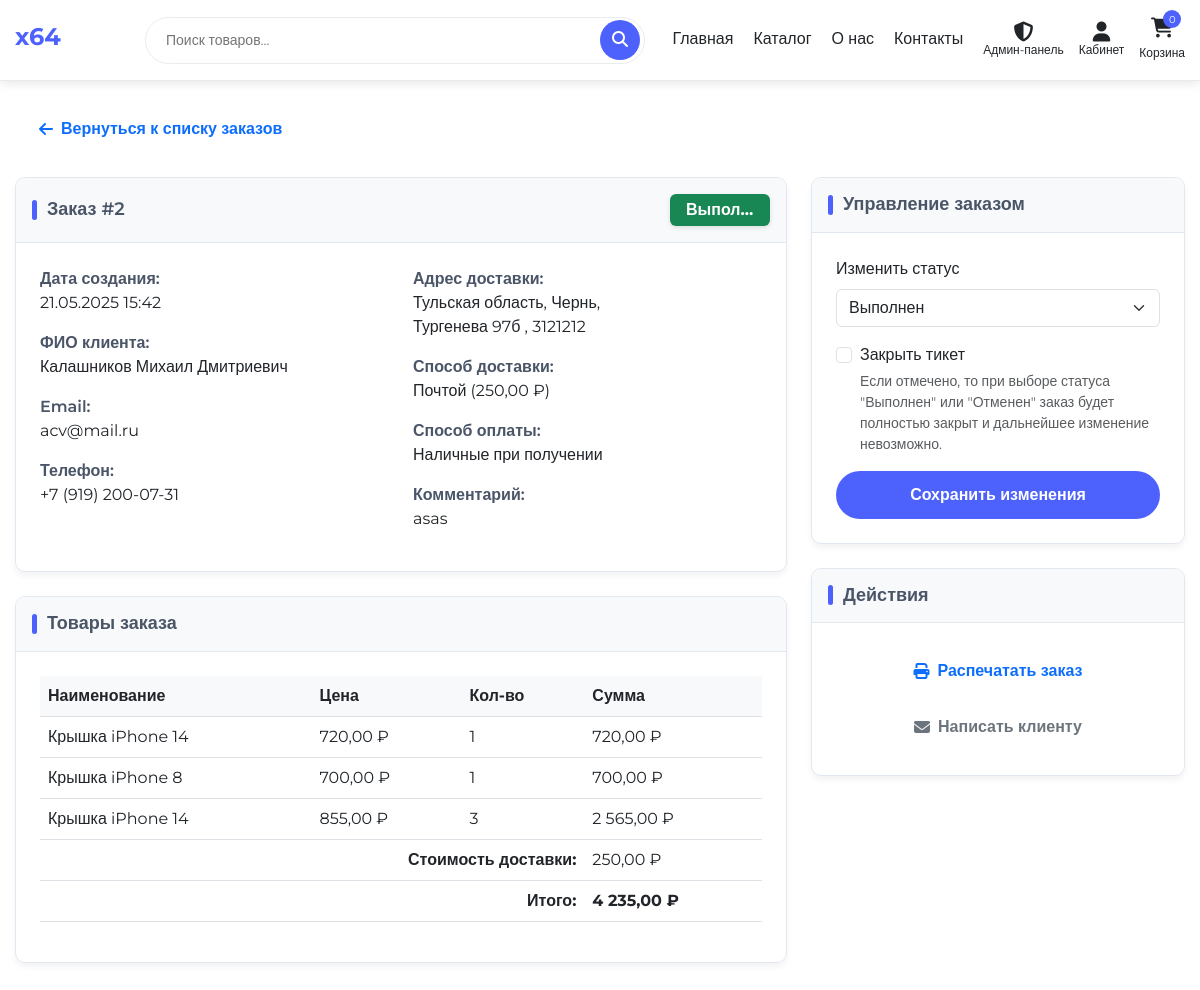
The page /admin/view_order.php?id=2 (signed in) on the database its author committed.
### tables this page shows
CREATE TABLE `orders` (
  `id` int NOT NULL,
  `user_id` int DEFAULT NULL,
  `session_id` varchar(255) DEFAULT NULL,
  `fullname` varchar(255) NOT NULL,
  `email` varchar(255) NOT NULL,
  `phone` varchar(50) NOT NULL,
  `region` varchar(255) DEFAULT NULL,
  `city` varchar(255) NOT NULL,
  `address` text NOT NULL,
  `postal_code` varchar(20) DEFAULT NULL,
  `payment_method` varchar(50) NOT NULL,
  `delivery_method` varchar(50) NOT NULL,
  `delivery_cost` decimal(10,2) NOT NULL DEFAULT '0.00',
  `total_amount` decimal(10,2) NOT NULL,
  `status` varchar(50) NOT NULL DEFAULT 'pending',
  `comment` text,
  `cancel_reason` text,
  `created_at` timestamp NOT NULL DEFAULT CURRENT_TIMESTAMP,
  `updated_at` timestamp NOT NULL DEFAULT CURRENT_TIMESTAMP ON UPDATE CURRENT_TIMESTAMP
);

CREATE TABLE `order_items` (
  `id` int NOT NULL,
  `order_id` int NOT NULL,
  `product_id` int NOT NULL,
  `name` varchar(255) NOT NULL,
  `price` decimal(10,2) NOT NULL,
  `quantity` int NOT NULL,
  `subtotal` decimal(10,2) NOT NULL,
  `created_at` timestamp NOT NULL DEFAULT CURRENT_TIMESTAMP
);

### includes/config/db_functions.php (called while the page is built, shortened)
<?php
function getOrderById($order_id, $user_id = null) {
    global $conn;
    $sql = "SELECT * FROM `orders` WHERE `id` = " . (int)$order_id;
    $result = mysqli_query($conn, $sql);
    if (mysqli_num_rows($result) > 0) {
        return mysqli_fetch_assoc($result);
    }
    return null;
}
function getOrderItems($order_id) {
    global $conn;
    $sql = "SELECT * FROM `order_items` WHERE `order_id` = " . (int)$order_id;
    $result = mysqli_query($conn, $sql);
    $items = [];
    if (mysqli_num_rows($result) > 0) {
        while ($row = mysqli_fetch_assoc($result)) {
            $items[] = $row;
        }
    }
    return $items;
}

### admin/view_order.php (the view, shortened to what this page needs)
<?php
require_once '../includes/config/db_functions.php';
require_once '../includes/header/header.php';
$order_id = (int) $_GET['id'];
$order = getOrderById($order_id);
$order_items = getOrderItems($order_id);
function getStatusText($status) {
    switch($status) {
        case 'completed':
            return 'Выполнен';
    }
}
function getStatusClass($status) {
    switch($status) {
        case 'completed':
            return 'bg-success';
    }
}
?>
<!DOCTYPE html>
<html lang="ru">
<head>
    <link rel="stylesheet" href="https://cdnjs.cloudflare.com/ajax/libs/bootstrap/5.3.0/css/bootstrap.min.css">
    <link rel="stylesheet" href="https://cdnjs.cloudflare.com/ajax/libs/font-awesome/6.4.0/css/all.min.css">
    <link rel="stylesheet" href="../css/style.css">
</head>
<body>
    <main class="container py-4">
        <div class="mb-4">
            <a href="index.php?tab=orders" class="btn btn-outline-primary">
                <i class="fas fa-arrow-left me-2"></i>Вернуться к списку заказов
            </a>
        </div>
        <div class="row">
            <div class="col-lg-8">
                <div class="profile-info-card">
                    <div class="profile-info-header d-flex justify-content-between align-items-center">
                        <h4 class="profile-section-title mb-0">Заказ #<?php echo $order_id; ?></h4>
                        <span class="badge status-badge <?php echo getStatusClass($order['status']); ?>">
                            <?php echo getStatusText($order['status']); ?>
                        </span>
                    </div>
                    <div class="profile-info-body">
                        <div class="row">
                            <div class="col-md-6">
                                <div class="order-detail-item">
                                    <div class="order-detail-label">Дата создания:</div>
                                    <div><?php echo date('d.m.Y H:i', strtotime($order['created_at'])); ?></div>
                                </div>
                                <div class="order-detail-item">
                                    <div class="order-detail-label">ФИО клиента:</div>
                                    <div><?php echo htmlspecialchars($order['fullname']); ?></div>
                                </div>
                                <div class="order-detail-item">
                                    <div class="order-detail-label">Email:</div>
                                    <div><?php echo htmlspecialchars($order['email']); ?></div>
                                </div>
                                <div class="order-detail-item">
                                    <div class="order-detail-label">Телефон:</div>
                                    <div><?php echo htmlspecialchars($order['phone']); ?></div>
                                </div>
                            </div>
                            <div class="col-md-6">
                                <div class="order-detail-item">
                                    <div class="order-detail-label">Адрес доставки:</div>
                                    <div>
                                        <?php if (!empty($order['region'])): ?>
                                            <?php echo htmlspecialchars($order['region']); ?>,
                                        <?php endif; ?>
                                        <?php echo htmlspecialchars($order['city']); ?>,<br>
                                        <?php echo htmlspecialchars($order['address']); ?>
                                        <?php if (!empty($order['postal_code'])): ?>
                                            , <?php echo htmlspecialchars($order['postal_code']); ?>
                                        <?php endif; ?>
                                    </div>
                                </div>
                                <div class="order-detail-item">
                                    <div class="order-detail-label">Способ доставки:</div>
                                    <div>
                                        <?php echo $order['delivery_method'] === 'courier' ? 'Курьером' : 'Почтой'; ?>
                                        (<?php echo number_format($order['delivery_cost'], 2, ',', ' '); ?> ₽)
                                    </div>
                                </div>
                                <div class="order-detail-item">
                                    <div class="order-detail-label">Способ оплаты:</div>
                                    <div>
                                        <?php
                                        switch($order['payment_method']) {
                                            case 'cash':
                                                echo 'Наличные при получении';
                                                break;
                                        }
                                        ?>
                                    </div>
                                </div>
                                <div class="order-detail-item">
                                    <div class="order-detail-label">Комментарий:</div>
                                    <div><?php echo !empty($order['comment']) ? htmlspecialchars($order['comment']) : 'Нет комментария'; ?></div>
                                </div>
                            </div>
                        </div>
                    </div>
                </div>
                <div class="profile-info-card">
                    <div class="profile-info-header">
                        <h4 class="profile-section-title mb-0">Товары заказа</h4>
                    </div>
                    <div class="profile-info-body">
                        <div class="table-responsive">
                            <table class="table table-hover order-items-table">
                                <thead>
                                    <tr>
                                        <th>Наименование</th>
                                        <th>Цена</th>
                                        <th>Кол-во</th>
                                        <th>Сумма</th>
                                    </tr>
                                </thead>
                                <tbody>
                                    <?php foreach ($order_items as $item): ?>
                                        <tr>
                                            <td><?php echo htmlspecialchars($item['name']); ?></td>
                                            <td><?php echo number_format($item['price'], 2, ',', ' '); ?> ₽</td>
                                            <td><?php echo $item['quantity']; ?></td>
                                            <td><?php echo number_format($item['subtotal'], 2, ',', ' '); ?> ₽</td>
                                        </tr>
                                    <?php endforeach; ?>
                                </tbody>
                                <tfoot>
                                    <tr>
                                        <td colspan="3" class="text-end fw-bold">Стоимость доставки:</td>
                                        <td><?php echo number_format($order['delivery_cost'], 2, ',', ' '); ?> ₽</td>
                                    </tr>
                                    <tr>
                                        <td colspan="3" class="text-end fw-bold">Итого:</td>
                                        <td class="fw-bold"><?php echo number_format($order['total_amount'], 2, ',', ' '); ?> ₽</td>
                                    </tr>
                                </tfoot>
                            </table>
                        </div>
                    </div>
                </div>
            </div>
            <div class="col-lg-4">
                <div class="profile-info-card">
                    <div class="profile-info-header">
                        <h4 class="profile-section-title mb-0">Управление заказом</h4>
                    </div>
                    <div class="profile-info-body">
                        <?php if ($order['status'] !== 'closed'): ?>
                            <form method="post" action="" id="orderStatusForm">
                                <div class="mb-3">
                                    <label for="status" class="form-label">Изменить статус</label>
                                    <select name="status" id="status" class="form-select">
                                        <option value="completed" <?php echo $order['status'] === 'completed' ? 'selected' : ''; ?>>Выполнен</option>
                                    </select>
                                </div>
                                <div class="mb-3 form-check" id="closeTicketCheckboxDiv">
                                    <input type="checkbox" class="form-check-input" id="close_ticket" name="close_ticket" value="yes">
                                    <label class="form-check-label" for="close_ticket">Закрыть тикет</label>
                                    <div class="form-text">Если отмечено, то при выборе статуса "Выполнен" или "Отменен" заказ будет полностью закрыт и дальнейшее изменение невозможно.</div>
                                </div>
                                <button type="submit" name="update_status" class="btn btn-primary w-100">Сохранить изменения</button>
                            </form>
                        <?php else: ?>
                            <div class="alert alert-secondary mb-0">
                                Заказ закрыт и не может быть изменен.
                            </div>
                        <?php endif; ?>
                    </div>
                </div>
                <div class="profile-info-card">
                    <div class="profile-info-header">
                        <h4 class="profile-section-title mb-0">Действия</h4>
                    </div>
                    <div class="profile-info-body">
                        <a href="javascript:window.print();" class="btn btn-outline-primary w-100 mb-2">
                            <i class="fas fa-print me-2"></i>Распечатать заказ
                        </a>
                        <a href="mailto:<?php echo htmlspecialchars($order['email']); ?>" class="btn btn-outline-secondary w-100">
                            <i class="fas fa-envelope me-2"></i>Написать клиенту
                        </a>
                    </div>
                </div>
            </div>
        </div>
    </main>
</body>
</html>

### css/style.css (style rules this page uses)
:root { --primary-color: #4d61fc; --primary-color-hover: #3a4cd1; --secondary-color: #6c757d; --success-color: #28a745; --danger-color: #dc3545; --warning-color: #ffc107; --info-color: #17a2b8; --light-color: #f8f9fa; --dark-color: #343a40; --body-bg: #ffffff; --text-color: #212529; --border-color: #e9ecef; --border-radius: 16px; --btn-border-radius: 50px; --box-shadow: 0 0.5rem 1rem rgba(0, 0, 0, 0.15); --transition: all 0.3s cubic-bezier(0.4, 0, 0.2, 1); --container-width: 1200px; }
* { margin: 0; padding: 0; box-sizing: border-box; }
html { scroll-behavior: smooth; overflow-x: hidden; width: 100%; position: relative; }
body { font-family: 'Montserrat', sans-serif; font-size: 16px; line-height: 1.5; color: var(--text-color); background-color: var(--body-bg); overflow-x: hidden; width: 100%; position: relative; max-width: 100vw; }
a { color: var(--primary-color); text-decoration: none; transition: var(--transition); }
.container { width: 100%; max-width: var(--container-width); margin: 0 auto; padding: 0 15px; }
.btn { display: inline-flex; align-items: center; justify-content: center; padding: 12px 24px; font-size: 16px; font-weight: 600; border-radius: var(--btn-border-radius) !important; cursor: pointer; transition: var(--transition); border: none; outline: none; }
.btn-primary { background-color: var(--primary-color); color: white; }
.profile-section-title { font-size: 18px; font-weight: 600; margin-bottom: 20px; color: #333; position: relative; padding-left: 15px; }
.profile-section-title::before { content: ''; position: absolute; left: 0; top: 50%; transform: translateY(-50%); width: 5px; height: 20px; background: var(--primary-color); border-radius: 20px; }
.profile-info-card { background-color: #fff; border-radius: 24px; box-shadow: 0 10px 30px rgba(77, 97, 252, 0.1); overflow: hidden; transition: all 0.3s ease; }
.profile-info-header { padding: 20px 30px; background-color: #f8f9fc; border-bottom: 1px solid #eef1f9; display: flex; align-items: center; justify-content: space-between; }
.profile-info-body { padding: 25px 30px; }
.profile-card, .profile-main-card, .profile-info-card { animation: fadeIn 0.6s ease-out forwards; }
.profile-info-card { animation: fadeIn 0.5s 0.2s ease-out forwards; opacity: 0; }

### css/components/home.css (style rules this page uses)
.badge { padding: 5px 10px; border-radius: 20px; font-size: 12px; font-weight: 600; display: inline-block; animation: badge-pulse 2s infinite; max-width: 100px; box-shadow: 0 2px 5px rgba(0, 0, 0, 0.1); overflow: hidden; text-overflow: ellipsis; white-space: nowrap; }
.d-flex { display: flex; }
.align-items-center { align-items: center; }
.w-100 { width: 100%; }
.mb-2 { margin-bottom: 0.5rem; }
.mb-3 { margin-bottom: 1rem; }
.mb-4 { margin-bottom: 1.5rem; }

### admin/view_order.php (style rules this page uses)
.profile-info-card { border: 1px solid #e2e8f0; border-radius: 10px; box-shadow: 0 4px 6px rgba(0, 0, 0, 0.05); margin-bottom: 1.5rem; }
.profile-info-header { background-color: #f8f9fa; padding: 1rem; border-bottom: 1px solid #e2e8f0; border-radius: 10px 10px 0 0; }
.profile-info-body { padding: 1.5rem; }
.status-badge { font-size: 1rem; padding: 0.5rem 1rem; }
.profile-section-title { color: #4a5568; font-weight: 600; }
.order-detail-item { margin-bottom: 1rem; }
.order-detail-label { font-weight: 600; color: #4a5568; }
.order-items-table th { background-color: #f8f9fa; }

### rows shown on the page
orders: status "Выпол…", created_at "21.05.2025 15:42", fullname "Калашников Михаил Дмитриевич", email "acv@mail.ru", phone "+7 (919) 200-07-31", region "Тульская область", city "Чернь", address "Тургенева 97б", postal_code "3121212", delivery_cost "250,00", comment "asas", total_amount "4 235,00", status "Выполнен"
order_items: name "Крышка iPhone 14", price "720,00", quantity "1", subtotal "720,00"
order_items: name "Крышка iPhone 8", price "700,00", quantity "1", subtotal "700,00"
order_items: name "Крышка iPhone 14", price "855,00", quantity "3", subtotal "2 565,00"

### other values the page prints
$order_id "2"
